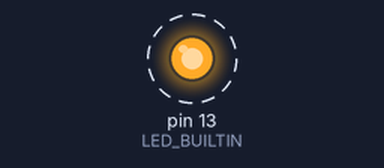
A sketch run on a simulated Arduino Uno, built with avr-gcc and run on an emulated ATmega328P. Shown: output pins drawn as LEDs (lit = HIGH). Dashed ring = blinking. What the sketch prints to the serial monitor is not drawn.

Above: at 0.2 s.
Timing chart, 0 to 3.0 s (numbered marks = the images above):
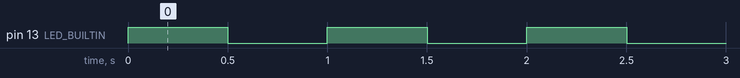

The sketch:

basicFunctionTest.ino
```cpp
#include <Arduino.h>

void setup() {
    Serial.begin(9600);
    pinMode(LED_BUILTIN, OUTPUT);
}

void loop() {
    Serial.println("LED_BUILTIN HIGH");
    digitalWrite(LED_BUILTIN, HIGH);
    delay(500);
    Serial.println("LED_BUILTIN LOW");
    digitalWrite(LED_BUILTIN, LOW);
    delay(500);
}
```

Measured:
- by itself, pin 13 (LED_BUILTIN): alternates HIGH for 0.50 s and LOW for 0.50 s
